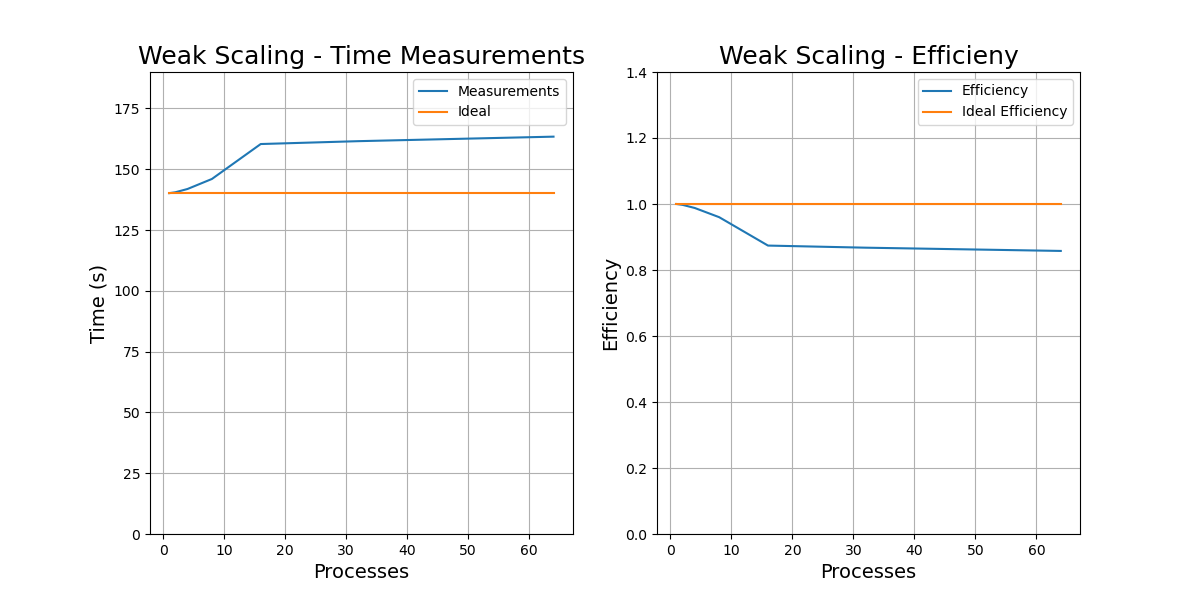

The Python source for this figure:
import matplotlib.pyplot as plt


# Data
x = [1,2,4,8,16,32,64]
y = [140.170206, 140.535529, 141.889092, 146.007486, 160.375434, 161.555665, 163.411293]

y_teo = [y[0] for _ in range(len(x))]


# Calculate efficiency
efficiency = [y[0]/y[i] for i in range(len(y))]
ideal_efficiency = [1 for _ in range(len(x))]


# Create a subplot
fig, axs = plt.subplots(1, 2, figsize=(12, 6))

# First subplot
axs[0].plot(x, y, label="Measurements")
axs[0].plot(x, y_teo, label="Ideal")
axs[0].set_xlabel('Processes', fontsize=14)
axs[0].set_ylabel('Time (s)', fontsize=14)
axs[0].set_title('Weak Scaling - Time Measurements', fontsize=18)
axs[0].legend()
axs[0].grid(True)
axs[0].set_ylim(bottom=0, top=190)

# Second subplot
axs[1].plot(x, efficiency, label="Efficiency")
axs[1].plot(x, ideal_efficiency, label="Ideal Efficiency")
axs[1].set_xlabel('Processes', fontsize=14)
axs[1].set_ylabel('Efficiency', fontsize=14)
axs[1].set_title('Weak Scaling - Efficieny', fontsize=18)
axs[1].legend()
axs[1].grid(True)
axs[1].set_ylim(bottom=0,top=1.4) 

# Settings
plt.rcParams.update({'font.size': 14})

# Show the plot
plt.savefig('weak_scaling.png')
plt.show()
